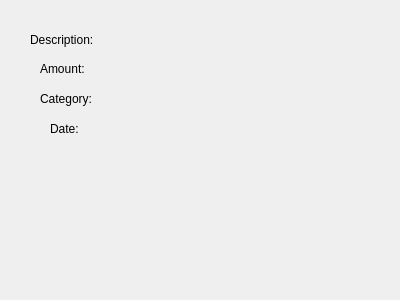
<?xml version="1.0" encoding="UTF-8"?>
<ui version="4.0">
 <class>ExpenseDetailsDialog</class>
 <widget class="QDialog" name="ExpenseDetailsDialog">
  <property name="geometry">
   <rect>
    <x>0</x>
    <y>0</y>
    <width>400</width>
    <height>300</height>
   </rect>
  </property>
  <property name="windowTitle">
   <string>Dialog</string>
  </property>
  <widget class="QLabel" name="descriptionLabel">
   <property name="geometry">
    <rect>
     <x>30</x>
     <y>30</y>
     <width>111</width>
     <height>20</height>
    </rect>
   </property>
   <property name="text">
    <string>Description:</string>
   </property>
  </widget>
  <widget class="QLabel" name="amountLabel">
   <property name="geometry">
    <rect>
     <x>40</x>
     <y>60</y>
     <width>91</width>
     <height>17</height>
    </rect>
   </property>
   <property name="text">
    <string>Amount:</string>
   </property>
  </widget>
  <widget class="QLabel" name="categoryLabel">
   <property name="geometry">
    <rect>
     <x>40</x>
     <y>90</y>
     <width>171</width>
     <height>17</height>
    </rect>
   </property>
   <property name="text">
    <string>Category:</string>
   </property>
  </widget>
  <widget class="QLabel" name="dateLabel">
   <property name="geometry">
    <rect>
     <x>50</x>
     <y>120</y>
     <width>131</width>
     <height>17</height>
    </rect>
   </property>
   <property name="text">
    <string>Date:</string>
   </property>
  </widget>
 </widget>
 <resources/>
 <connections/>
</ui>
